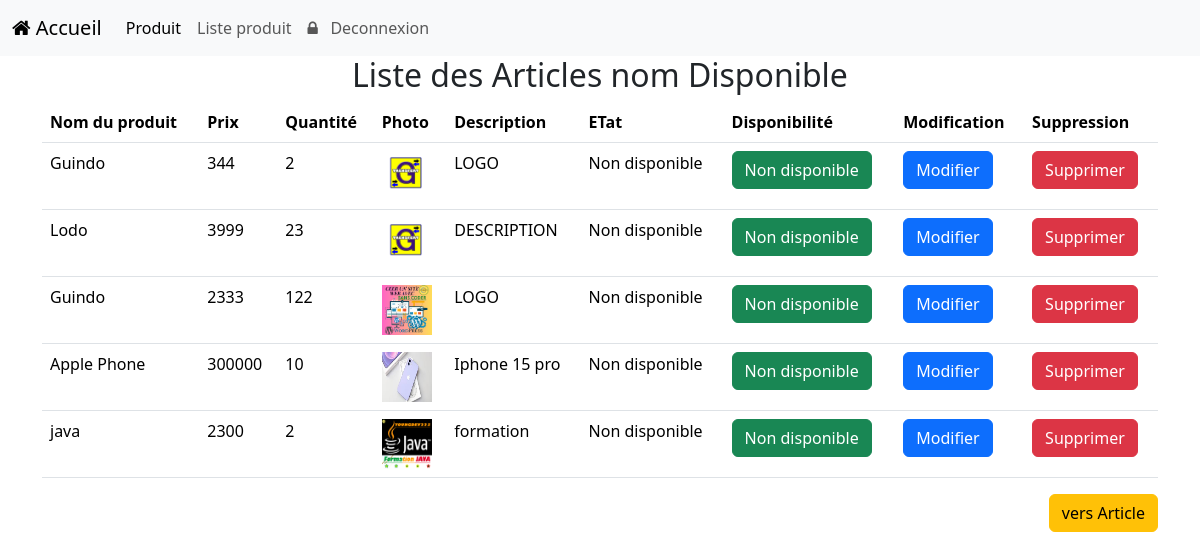
Screenshot of /ListeProduit (signed in) with the database file from the repository.
### Produits/models.py (models this page shows)
class Produit(models.Model):
    nom= models.CharField(max_length=100)
    prix= models.IntegerField()
    quantite= models.IntegerField()
    image= models.ImageField()
    description= models.TextField()
    disponible= models.BooleanField(default=False)

### Produits/views.py (the view)
# urls.py: path('ListeProduit',listeproduit,name='ListeProduit'),
def listeproduit(request):
    if not request.user.is_authenticated:
        return redirect(reverse('connexion'))
    Produits = Produit.objects.all().filter(disponible=False)
    p = Paginator(Produits, 10)
    page_number = request.GET.get('page')
    try:
        page_obj = p.get_page(page_number)  # returns the desired page object
    except PageNotAnInteger:
        page_obj = p.page(1)
    except EmptyPage:
        page_obj = p.page(Produits.num_pages)
    parametre = {
        "all_ajoute": page_obj
    }
    return render(request,'Produits/ListeProduit.html',context=parametre )

### Produits/templates/Produits/ListeProduit.html (shortened to what this page needs)
{% extends 'navbar.html' %}
{% block body %}
<div class="container">
 <div class="text-center h2">
   Liste des Articles nom Disponible
 </div>
  <table class="table">
   <thead>
  <tr>
    <th scope="col">Nom du produit</th>
    <th scope="col">Prix</th>
    <th scope="col">Quantité</th>
    <th scope="col">Photo</th>
    <th scope="col">Description</th>
    <th scope="col">ETat</th>
    <th scope="col">Disponibilité</th>
    <th scope="col">Modification</th>
    <th scope="col">Suppression</th>
   </tr>
   </thead>
   <tbody>
    <tr>
     {% for Produits in all_ajoute  %}
      <td>{{Produits.nom}}</td>
      <td>{{Produits.prix}}</td>
      <td>{{Produits.quantite}}</td>
      <td><img src="{{Produits.image.url}}" width="50" height="50"></td>
      <td>{{Produits.description}}</td>
        <td>
            {% if Produits.disponible %}
            Diponible
            {% else %}
            Non disponible
            {% endif %}
        </td>
       <td>
       <a href="{% url 'modifier' Produits.id %}" onclick="return confirm ('Vous voulez Modifier ?');"   class="btn btn-success"> Non disponible</a>
       </td>
       <td>
       <a href="#"   class="btn btn-primary"> Modifier</a>
       </td>
       <td>
       <a href="{% url 'supprimer' Produits.id %}" onclick="return confirm('voulez-vous supprimer ?');"   class="btn btn-danger">Supprimer</a>
       </td>
    </tr>
    {% endfor %}
   </tbody>
  </table>
    <div class="text-end">
        <a href="{% url 'Article' %}" class="btn btn-warning">vers Article</a>
    </div>
</div>
</body>
</html>
 {% endblock %}

### Produits/static/css/style.css (style rules this page uses)
body { background-color: #f0f0f0; }

### rows the page displays
Produit: nom "Guindo", prix "344", quantite "2", image (picture), description "LOGO", disponible "Non disponible"
Produit: nom "Lodo", prix "3999", quantite "23", image (picture), description "DESCRIPTION", disponible "Non disponible"
Produit: nom "Guindo", prix "2333", quantite "122", image (picture), description "LOGO", disponible "Non disponible"
Produit: nom "Apple Phone", prix "300000", quantite "10", image (picture), description "Iphone 15 pro", disponible "Non disponible"
Produit: nom "java", prix "2300", quantite "2", image (picture), description "formation", disponible "Non disponible"
